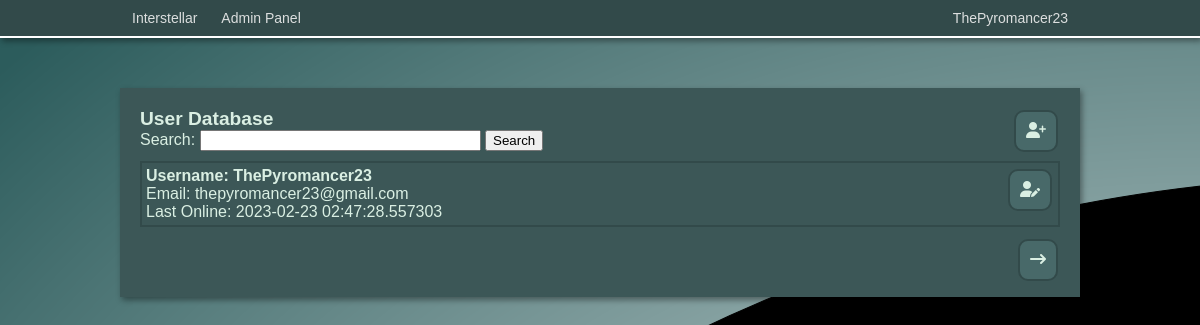
Screenshot of /admin/users/1 (signed in) with the database file from the repository.
### app/models.py (models this page shows, shortened)
class User(UserMixin, db.Model):
    id = db.Column(db.Integer, primary_key=True)
    username = db.Column(db.String(64), index=True, unique=True)
    email = db.Column(db.String(120), index=True, unique=True)
    password_hash = db.Column(db.String(128))
    privilege_level = db.Column(db.Integer, default=1)
    last_online = db.Column(db.DateTime, default=datetime.utcnow)
    created_storylets = db.relationship('Storylet', backref='author', lazy='dynamic')

### app/admin/routes.py (the view)
@bp.route('/users/<pagenum>', methods=['GET', 'POST'])
@login_required
def users(pagenum):
    if current_user.privilege_level > 1:
        form = SearchForm()
        result = False
        search = request.args.get('search', None, type=str)
        if form.q.data != None:
            query = form.q.data
            users = db.session.query(User).filter(User.username.ilike("%"+query+"%")).all()
            result = True
        elif search != None:
            users = db.session.query(User).filter(User.username.ilike("%"+search+"%")).all()
            result = True
            form.q.data = search
        else:
            users = db.session.query(User).order_by(User.last_online.desc()).all()
        if len(users) <= (int(pagenum)-1) * 20:
            return redirect(url_for('admin.users', pagenum=int(pagenum)-1, search=search))
        if len(users) == 0:
            flash("No search results found.")
            return redirect(url_for('admin.users', pagenum=1))
        return render_template('users.html', listing=PageResult(users, int(pagenum)), form=form, result=result, query=form.q.data)
    else:
        return redirect(url_for('index'))

### app/admin/forms.py
class SearchForm(FlaskForm):
    q= StringField('Search:')
    submit = SubmitField('Search')

### app/admin/classes.py (called while the page is built)
    def __iter__(self):
        for i in self.full_listing[self.page-1]:
            yield i

    def __repr__(self):
        return url_for('admin.users', pagenum=self.page+1)

### app/models.py (called while the page is built)
@login.user_loader
def load_user(id):
    return User.query.get(int(id))

### app/routes.py (called while the page is built)
@app.before_request
def before_request():
    if current_user.is_authenticated:
        current_user.last_online = datetime.utcnow()
        db.session.commit()

### app/admin/templates/users.html (shortened to what this page needs)
<!DOCTYPE html>
<html>
<head>
    <link rel="stylesheet" href="{{ url_for('admin.static', filename='css/admin.css') }}">
</head>
<body>
{% include 'navbar.html' %}
<div class="pageblock"></div>
<div style="width: 960px; margin: auto;">
    <div style="padding: 20px;" class="game boxshadow">
        <a class="adm-btn-link" href="{{ url_for('admin.create_user') }}"><div><i class="fa-solid fa-user-plus"></i></div></a>
        <h2>User Database</h2>
        <form action="" method="post">
            <p>{{ form.q.label }} {{ form.q(size=32) }} {{ form.submit() }}</p>
        </form>
        <div id="userdb" style="display: relative;">
            {% for user in listing %}
            <div class="user-container">
                <a class="adm-btn-link" href="{{ url_for('admin.edit_user', id=user.id) }}"><div><i class="fa-solid fa-user-pen"></i></div></a>
                <p style="font-weight: bold; font-size: 16px;">Username: {{ user.username}}</p>
                <p>Email: {{ user.email }}</p>
                <p>Last Online: {{ user.last_online}}</p>
            </div>
            {% endfor %}
        </div>
        <div style="margin-top: 10px; margin-bottom: 50px;" class="pagination">
            {% if result %}
                {% if listing.page != 1 %}
                <a class="adm-btn-link" style="float: left;" href="{{ url_for('admin.users', pagenum=listing.page-1, search=query) }}"><div><i class="fa-solid fa-arrow-left-long"></i></div></a>
                {% endif %}
                <a class="adm-btn-link" style="float: right;" href="{{ url_for('admin.users', pagenum=listing.page+1, search=query) }}"><div><i class="fa-solid fa-arrow-right-long"></i></div></a>
            {% else %}
                <a class="adm-btn-link" style="float: right;" href="{{ listing }}"><div><i class="fa-solid fa-arrow-right-long"></i></div></a>
            {% endif %}
        </div>
    </div>
</div>
</body>
</html>

### app/templates/navbar.html (shortened to what this page needs)
<div class="navbar boxshadow">
    <div class="navbar-inner">
        <a class="nav-link" href="{{ url_for('index') }}">Interstellar</a>
        {% if current_user.is_authenticated %}
            <div class="dropdown-container">
                <div class="ddbtn nav-link">{{current_user.username}}</div>
                </div>
            </div>
            {% if current_user.privilege_level > 1 %}
            <div style="float: left;" class="dropdown-container">
                <a href="{{ url_for('admin.admin') }}"><div class="ddbtn nav-link">Admin Panel</div></a>
                </div>
            </div>
            {% endif %}
        {% endif %}

### app/admin/static/css/admin.css (style rules this page uses)
.navbar { width: 100%; overflow: hidden; border-bottom: solid white 2px; background: #324A4A; }
.navbar-inner { margin: auto; width: 960px; }
.nav-link { float: left; color: #f2f2f2e1; text-align: center; text-decoration: none; padding: 10px 12px; font-size: 14px; }
.dropdown-container { float: right; overflow: hidden; }
.pageblock { height: 50px; width: 100%; }
* { margin: 0; }
.game { background-color: #3C5757; }
body { font-family: arial; background: black url("images/background.png") no-repeat; color: rgb(218, 239, 227); }
.boxshadow { box-shadow: 2px 3px 6px rgba(0, 0, 0, 0.4); }
h2 { font-size: 1.2em; font-weight:bold; }
.adm-btn-link { background-color: #486969; border-radius: 10px; text-decoration: none; padding: 10px; margin: 2px; color:rgb(218, 239, 227); float: right; border-style: solid; border-width: 2px; border-color:#324A4A }
.user-container { border: 2px solid #324A4A; display: inline-block; width: 908px; padding: 4px; margin-top: -2px; }

### rows the page displays
User: username "ThePyromancer23", email "thepyromancer23@gmail.com", last_online "2023-02-23 02:47:28.557303"
